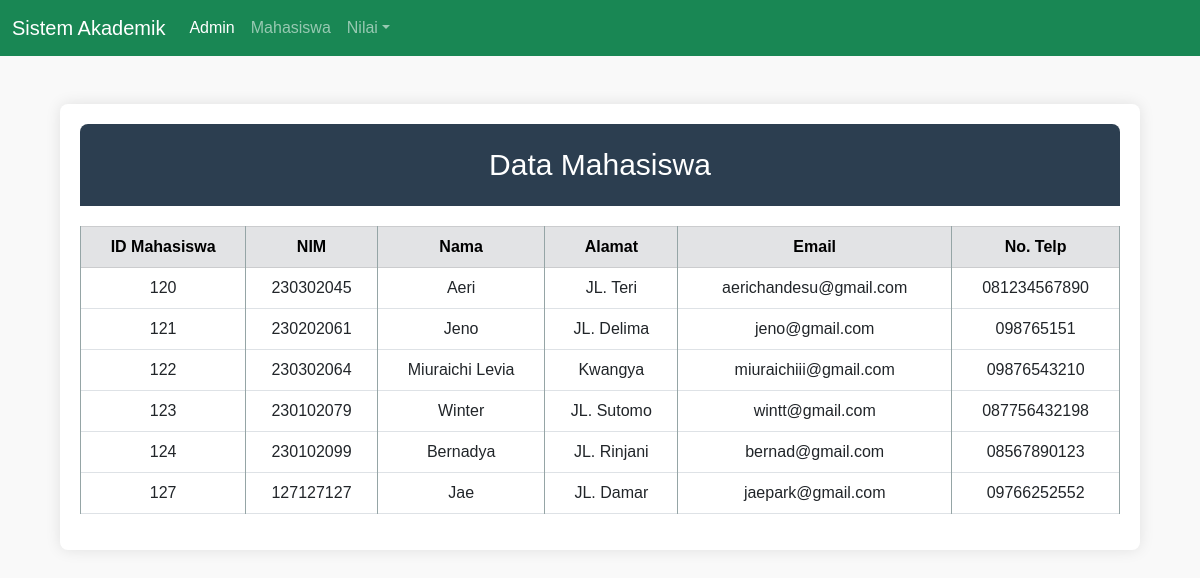
The app's page /TUGAS2/tampil_mahasiswa.php with its own data.
### tables this page shows
CREATE TABLE `mahasiswa` (
  `id_mahasiswa` int NOT NULL,
  `nim` varchar(20) NOT NULL,
  `nama_mhs` varchar(255) NOT NULL,
  `alamat` varchar(255) NOT NULL,
  `email` varchar(255) NOT NULL,
  `no_telp` varchar(20) NOT NULL
);

### TUGAS2/database.php (called while the page is built, shortened)
<?php
class Database {
private $host = 'localhost';
private $username = 'root';
private $password = '';
private $database = 'db_akademik';
public function __construct() {
    $this->conn = new mysqli($this->host, $this->username, $this->password, $this->database);
}
}
?>

### TUGAS2/mahasiswa.php (called while the page is built)
<?php
include_once 'database.php';
class Mahasiswa extends Database {
    public function tampilkanData() {
        $sql = "SELECT * FROM mahasiswa";
        $data = $this->conn->query($sql);
        $hasil = [];
        if ($data && mysqli_num_rows($data) > 0) {
            while ($row = mysqli_fetch_array($data)) {
                $hasil[] = $row;
            }
        }
        return $hasil;
    }
    }
    $mhs = new Mahasiswa();
    $dataMhs = $mhs->tampilkanData();
?>

### TUGAS2/tampil_mahasiswa.php (the view, shortened to what this page needs)
<?php
require_once 'mahasiswa.php';
$mhs = new Mahasiswa();
$dataMhs = $mhs->tampilkanData();
?>
<!DOCTYPE html>
<html lang="en">
<head>
    <link href="https://cdn.jsdelivr.net/npm/bootstrap@5.3.0-alpha1/dist/css/bootstrap.min.css" rel="stylesheet">
</head>
<body>
<nav class="navbar navbar-expand-lg navbar-dark bg-success">
    <div class="container-fluid">
        <a class="navbar-brand" href="#">Sistem Akademik</a>
        <div class="collapse navbar-collapse" id="navbarNav">
            <ul class="navbar-nav me-auto">
                <li class="nav-item">
                    <a class="nav-link active" href="beranda.php">Admin</a>
                </li>
                <li class="nav-item">
                    <a class="nav-link" href="tampil_mahasiswa.php">Mahasiswa</a>
                </li>
                <li class="nav-item dropdown">
                    <a class="nav-link dropdown-toggle" href="#" id="navbarDropdown" role="button" data-bs-toggle="dropdown" aria-expanded="false">
                        Nilai</a>
                </li>
                <li class="nav-item">
                    <a class="nav-link" href="#"></a>
                </li>
            </ul>
        </div>
    </div>
</nav>
<div class="container mt-5">
    <h1 class="header">Data Mahasiswa</h1>
    <table class="table table-bordered">
        <thead class="table-secondary">
            <tr class="sub-heading">
                <th scope="col">ID Mahasiswa</th>
                <th scope="col">NIM</th>
                <th scope="col">Nama</th>
                <th scope="col">Alamat</th>
                <th scope="col">Email</th>
                <th scope="col">No. Telp</th>
            </tr>
        </thead>
        <tbody>
            <?php
            require_once('database.php');
            require_once('mahasiswa.php');
            if (!empty($dataMhs)) {
                foreach ($dataMhs as $row) {
                echo "<tr>";
                echo "<td>" . $row['id_mahasiswa'] . "</td>";
                echo "<td>" . $row['nim'] . "</td>";
                echo "<td>" . $row['nama_mhs'] . "</td>";
                echo "<td>" . $row['alamat'] . "</td>";
                echo "<td>" . $row['email'] . "</td>";
                echo "<td>" . $row['no_telp'] . "</td>";
                echo "</tr>";
                }
            } else {
                echo "<tr><td colspan='7' class='text-center'> Tidak ada data mahasiswa. </td></tr>";
            }
            ?>
        </tbody>
    </table>
</div>
</body>
</html>

### TUGAS2/tampil_mahasiswa.php (style rules this page uses)
body { font-family: Arial, sans-serif; background-color: #f9f9f9; margin: 0; padding: 0; }
.container { width: 90%; margin: 20px auto; background-color: #fff; border-radius: 8px; box-shadow: 0 0 15px rgba(0, 0, 0, 0.1); padding: 20px; }
.header { background-color: #2c3e50; color: white; padding: 23px; border-top-left-radius: 8px; border-top-right-radius: 8px; text-align: center; font-size: 30px; margin-bottom: 20px; }
table { width: 100%; border-collapse: collapse; margin-bottom: 20px; }
th, td { padding: 12px; border: 1px solid #95a5a6; text-align: center; }
th { color: black; }
td { background-color: #f1f9ff; }
.sub-heading { background-color: #95a5a6; color: black; }

### records on screen
mahasiswa: id_mahasiswa "120", nim "230302045", nama_mhs "Aeri", alamat "JL. Teri", email "aerichandesu@gmail.com", no_telp "081234567890"
mahasiswa: id_mahasiswa "121", nim "230202061", nama_mhs "Jeno", alamat "JL. Delima", email "jeno@gmail.com", no_telp "098765151"
mahasiswa: id_mahasiswa "122", nim "230302064", nama_mhs "Miuraichi Levia", alamat "Kwangya", email "miuraichiii@gmail.com", no_telp "09876543210"
mahasiswa: id_mahasiswa "123", nim "230102079", nama_mhs "Winter", alamat "JL. Sutomo", email "wintt@gmail.com", no_telp "087756432198"
mahasiswa: id_mahasiswa "124", nim "230102099", nama_mhs "Bernadya", alamat "JL. Rinjani", email "bernad@gmail.com", no_telp "08567890123"
mahasiswa: id_mahasiswa "127", nim "127127127", nama_mhs "Jae", alamat "JL. Damar", email "jaepark@gmail.com", no_telp "09766252552"
